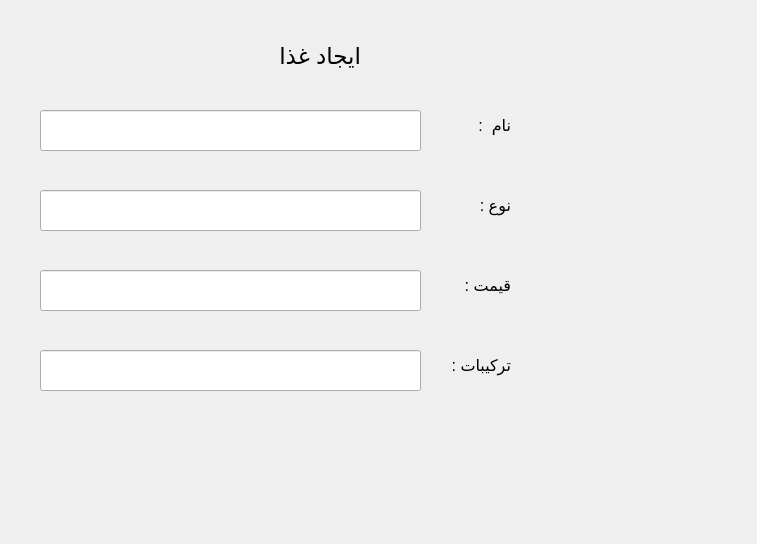
<?xml version="1.0" encoding="UTF-8"?>
<ui version="4.0">
 <class>FoodIteam</class>
 <widget class="QWidget" name="FoodIteam">
  <property name="geometry">
   <rect>
    <x>0</x>
    <y>0</y>
    <width>757</width>
    <height>544</height>
   </rect>
  </property>
  <property name="windowTitle">
   <string>Form</string>
  </property>
  <widget class="QLabel" name="label">
   <property name="geometry">
    <rect>
     <x>250</x>
     <y>20</y>
     <width>111</width>
     <height>71</height>
    </rect>
   </property>
   <property name="font">
    <font>
     <pointsize>17</pointsize>
    </font>
   </property>
   <property name="text">
    <string>ایجاد غذا</string>
   </property>
  </widget>
  <widget class="QLabel" name="label_2">
   <property name="geometry">
    <rect>
     <x>440</x>
     <y>100</y>
     <width>71</width>
     <height>51</height>
    </rect>
   </property>
   <property name="font">
    <font>
     <pointsize>12</pointsize>
    </font>
   </property>
   <property name="text">
    <string>نام  :</string>
   </property>
  </widget>
  <widget class="QLineEdit" name="name">
   <property name="geometry">
    <rect>
     <x>40</x>
     <y>110</y>
     <width>381</width>
     <height>41</height>
    </rect>
   </property>
  </widget>
  <widget class="QLabel" name="label_3">
   <property name="geometry">
    <rect>
     <x>450</x>
     <y>180</y>
     <width>61</width>
     <height>51</height>
    </rect>
   </property>
   <property name="font">
    <font>
     <pointsize>12</pointsize>
    </font>
   </property>
   <property name="text">
    <string>نوع :</string>
   </property>
  </widget>
  <widget class="QLineEdit" name="name_2">
   <property name="geometry">
    <rect>
     <x>40</x>
     <y>190</y>
     <width>381</width>
     <height>41</height>
    </rect>
   </property>
  </widget>
  <widget class="QLabel" name="label_4">
   <property name="geometry">
    <rect>
     <x>430</x>
     <y>340</y>
     <width>81</width>
     <height>51</height>
    </rect>
   </property>
   <property name="font">
    <font>
     <pointsize>12</pointsize>
    </font>
   </property>
   <property name="text">
    <string>ترکیبات :</string>
   </property>
  </widget>
  <widget class="QLineEdit" name="name_3">
   <property name="geometry">
    <rect>
     <x>40</x>
     <y>350</y>
     <width>381</width>
     <height>41</height>
    </rect>
   </property>
  </widget>
  <widget class="QLabel" name="label_5">
   <property name="geometry">
    <rect>
     <x>440</x>
     <y>260</y>
     <width>71</width>
     <height>51</height>
    </rect>
   </property>
   <property name="font">
    <font>
     <pointsize>12</pointsize>
    </font>
   </property>
   <property name="text">
    <string>قیمت :</string>
   </property>
  </widget>
  <widget class="QLineEdit" name="name_4">
   <property name="geometry">
    <rect>
     <x>40</x>
     <y>270</y>
     <width>381</width>
     <height>41</height>
    </rect>
   </property>
  </widget>
 </widget>
 <resources/>
 <connections/>
</ui>
